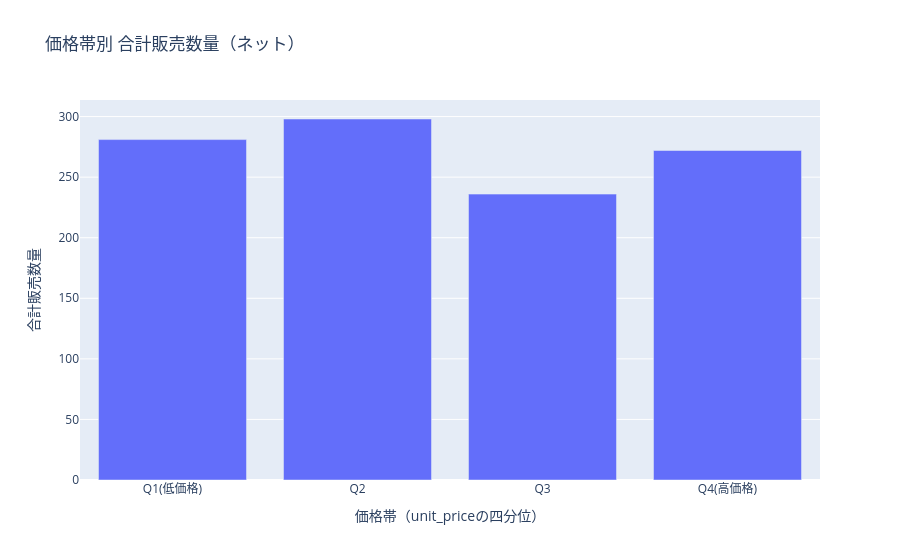

The notebook cell this image was saved under:
### Markdown cell above
このセルの目的: 価格帯別の合計販売数量を棒グラフで可視化し、価格帯と販売数量の関係を見やすくする。

### Code cell
fig_price_band = px.bar(
    price_band_quantity,
    x="price_band",
    y="total_quantity",
    title="価格帯別 合計販売数量（ネット）",
)
fig_price_band.update_layout(
    xaxis_title="価格帯（unit_priceの四分位）", yaxis_title="合計販売数量"
)
fig_price_band.show()

### Figure 1 — Plotly figure (JSON) as saved in the notebook; plotly's stock layout.template omitted (floating-point values rounded to 4 significant figures)
{"data": [{"hovertemplate": "price_band=%{x}<br>total_quantity=%{y}<extra></extra>", "legendgroup": "", "marker": {"color": "#636efa", "pattern": {"shape": ""}}, "name": "", "orientation": "v", "showlegend": false, "textposition": "auto", "type": "bar", "x": ["Q1(低価格)", "Q2", "Q3", "Q4(高価格)"], "xaxis": "x", "y": [281, 298, 236, 272], "yaxis": "y"}], "layout": {"barmode": "relative", "legend": {"tracegroupgap": 0}, "title": {"text": "価格帯別 合計販売数量（ネット）"}, "xaxis": {"anchor": "y", "domain": [0.0, 1.0], "title": {"text": "価格帯（unit_priceの四分位）"}}, "yaxis": {"anchor": "x", "domain": [0.0, 1.0], "title": {"text": "合計販売数量"}}}}
